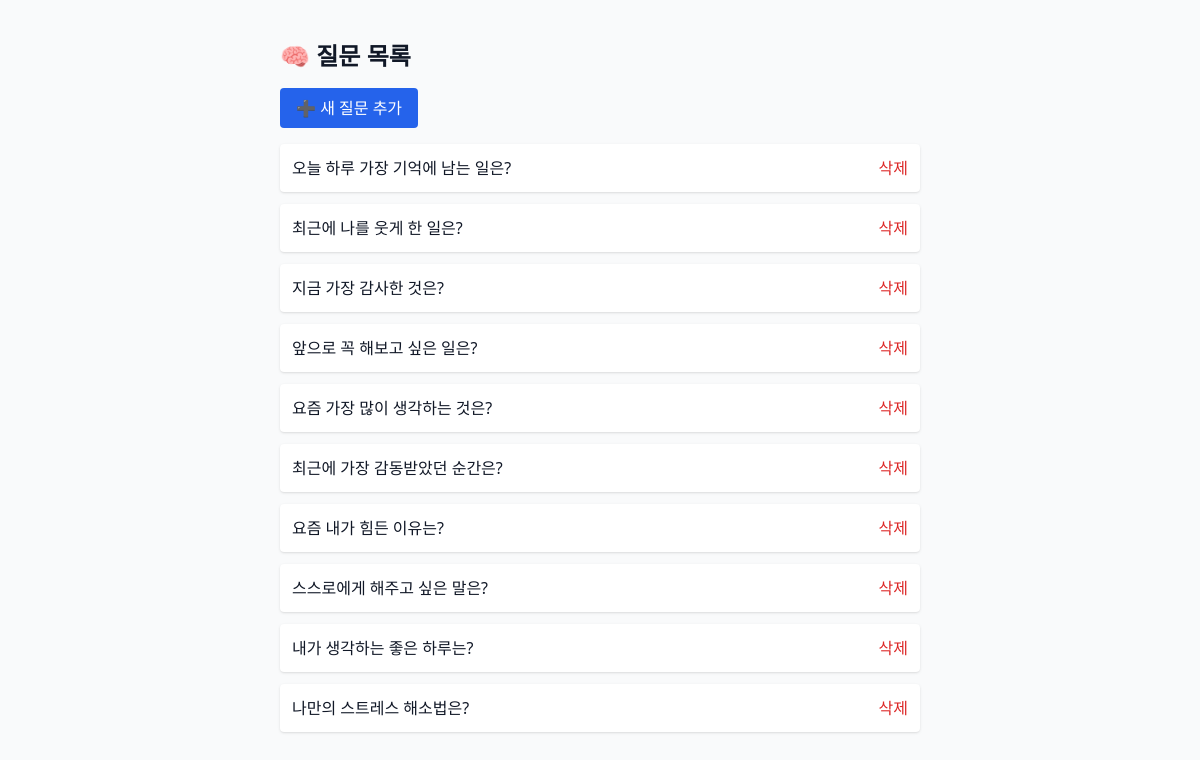
The page /admin/questions/ on the database its author committed.
### app/models.py (models this page shows)
class Question(Base):
    __tablename__ = "questions"
    id = Column(Integer, primary_key=True, index=True)
    question_text = Column(String, nullable=False)  # ✅ 템플릿에서는 이 필드를 사용
    answers = relationship("Answer", back_populates="question")

### app/routers/admin_questions.py (the view)
@router.get("/", response_class=HTMLResponse)
def list_questions(request: Request):
    db = SessionLocal()
    questions = db.query(Question).all()
    db.close()
    return templates.TemplateResponse("admin_questions.html", {
        "request": request,
        "questions": questions
    })

### app/templates/admin_questions.html (shortened to what this page needs)
{% extends "base.html" %}
{% block content %}
<div class="max-w-2xl mx-auto p-4">
  <h1 class="text-2xl font-bold mb-4">🧠 질문 목록</h1>
  <a href="/admin/questions/new" class="mb-4 inline-block bg-blue-600 text-white px-4 py-2 rounded hover:bg-blue-700">
    ➕ 새 질문 추가
  </a>
  <ul class="space-y-3">
    {% for q in questions %}
    <li class="flex justify-between items-center bg-white p-3 rounded shadow">
      <span>{{ q.question_text }}</span>
      <form method="post" action="/admin/questions/delete">
        <button class="text-red-600 hover:underline">삭제</button>
      </form>
    </li>
    {% else %}
    <li class="text-gray-500">등록된 질문이 없습니다.</li>
    {% endfor %}
  </ul>
</div>
{% endblock %}

### app/templates/base.html (shortened to what this page needs)
<!DOCTYPE html>
<html lang="ko">
<head>
  <script src="https://cdn.tailwindcss.com"></script>
</head>
<body class="bg-gray-50 text-gray-900 p-6">
  <div class="max-w-2xl mx-auto">
    {% block content %}{% endblock %}
  </div>
</body>
</html>

### rows shown on the page
Question: question_text "오늘 하루 가장 기억에 남는 일은?"
Question: question_text "최근에 나를 웃게 한 일은?"
Question: question_text "지금 가장 감사한 것은?"
Question: question_text "앞으로 꼭 해보고 싶은 일은?"
Question: question_text "요즘 가장 많이 생각하는 것은?"
Question: question_text "최근에 가장 감동받았던 순간은?"
Question: question_text "요즘 내가 힘든 이유는?"
Question: question_text "스스로에게 해주고 싶은 말은?"
Question: question_text "내가 생각하는 좋은 하루는?"
Question: question_text "나만의 스트레스 해소법은?"
